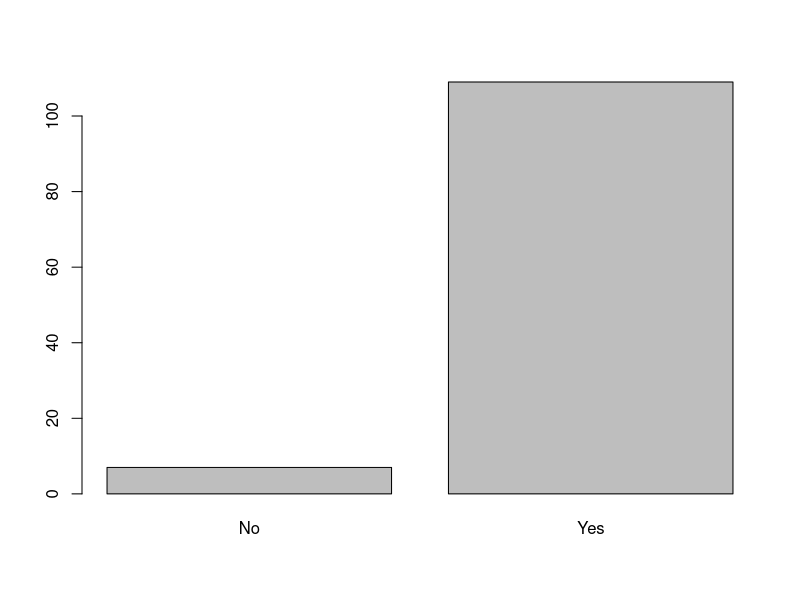
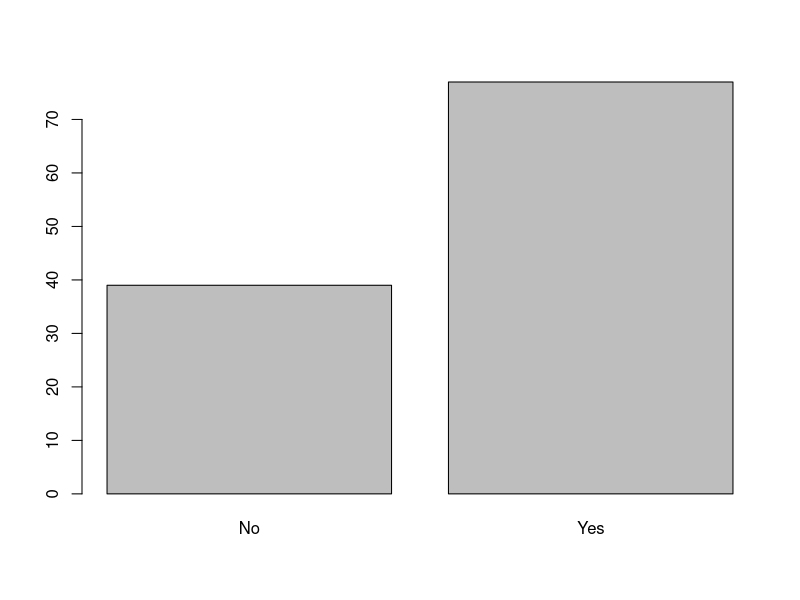
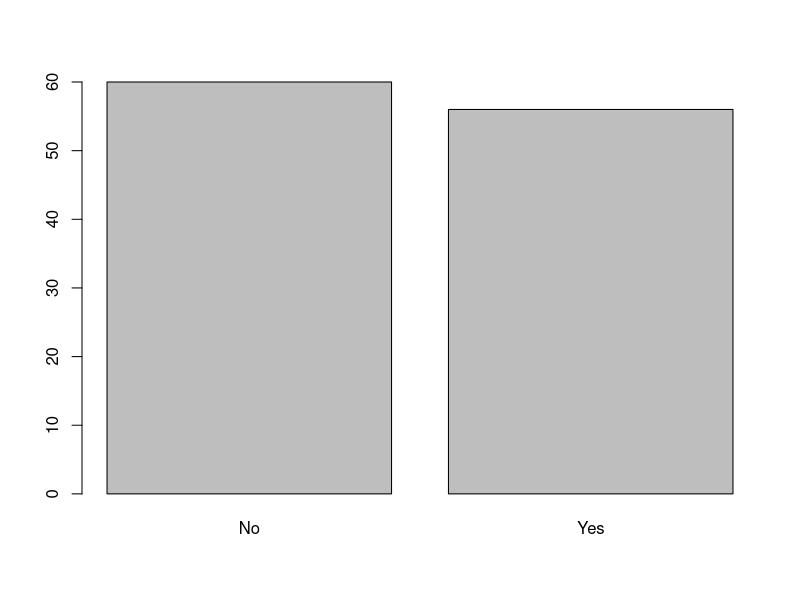
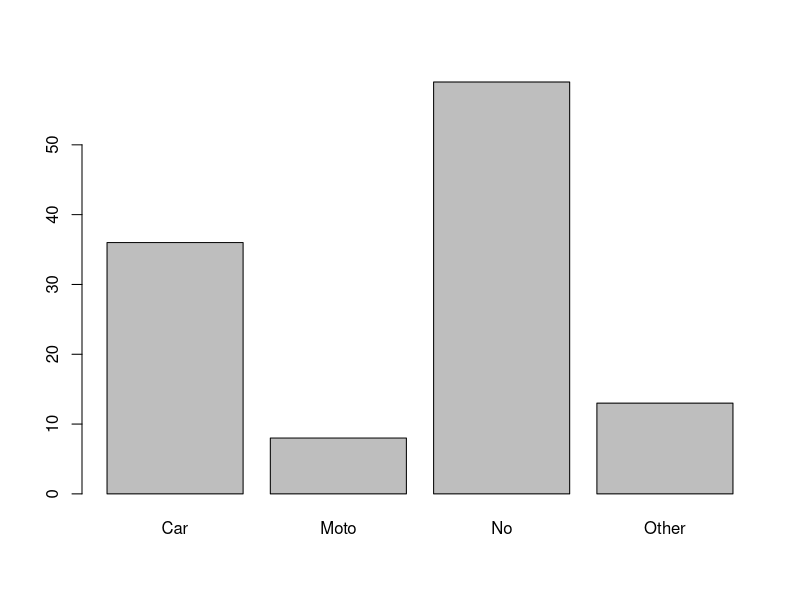
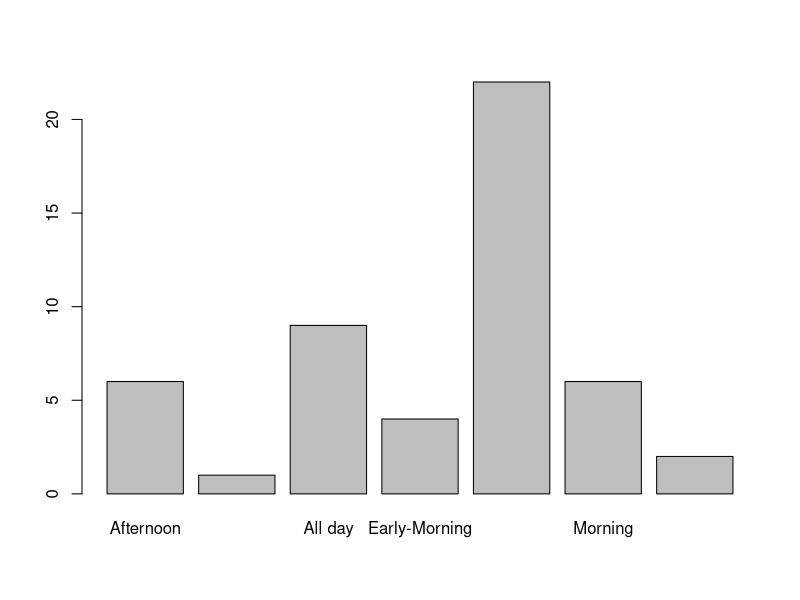
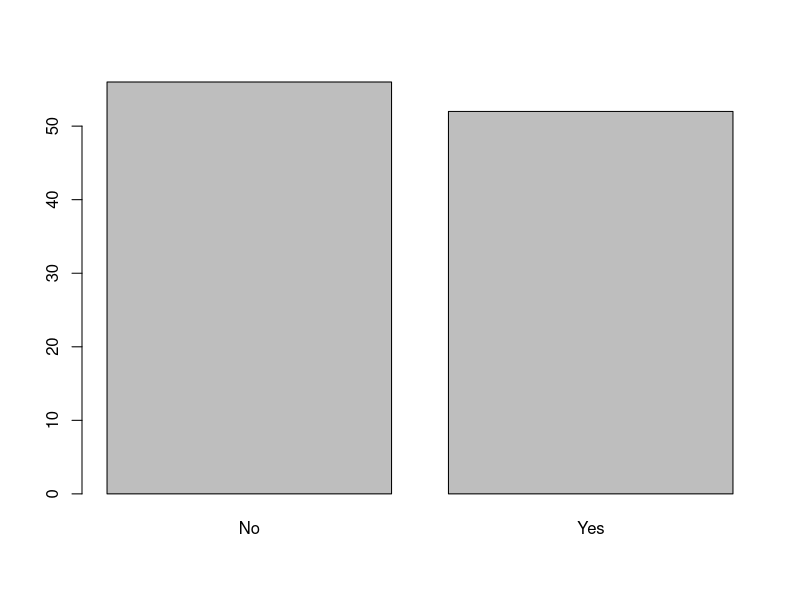
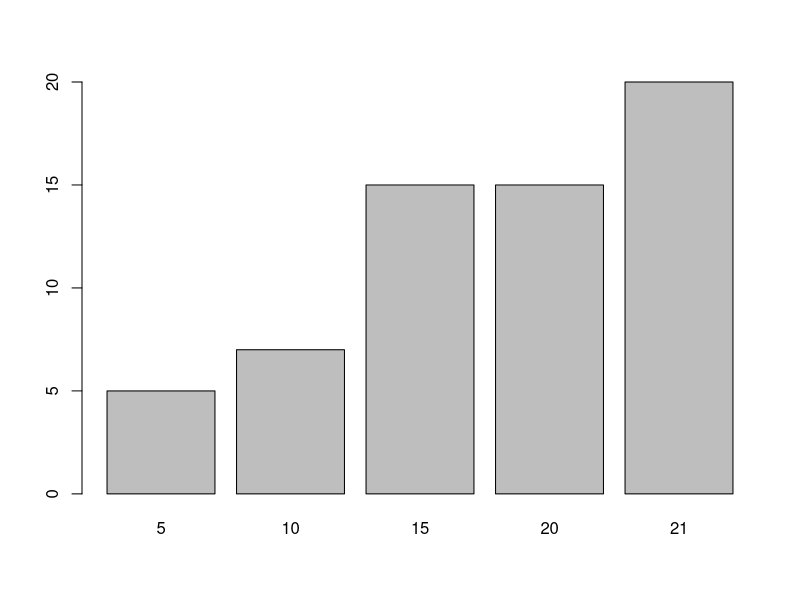

R code for these plots, in order:
setwd("/Users/Jaime/Desktop/Master/Statistics fot Data Analysis/CourseProject/Data/")

#realNames = c("License", "VehicleInProperty", "UseOfNewMobility", "KindOfNewMobility", "RangeOfHours", "LastTripDuration", "LastTripCost", "SlowVehiclesInRoad")

newMobility = read.csv("NewMobility.csv", sep=";", dec=",")#, col.names = realNames)
attach(newMobility)

parseUsageTime <- function(dataset){
  dataset$UsageTime <- dataset$X5Min
  dataset$UsageTime <- as.character(dataset$UsageTime)
  dataset[dataset$UsageTime == "Column 1",]$UsageTime <- as.numeric(5,0)
  dataset[dataset$X10Min == "Column 1",]$UsageTime <- as.numeric(10,0)
  dataset[dataset$X15Min == "Column 1",]$UsageTime <- as.numeric(15,0)
  dataset[dataset$X20Min == "Column 1",]$UsageTime <- as.numeric(20,0)
  dataset[dataset$X.20Min == "Column 1",]$UsageTime <- as.numeric(21.0)
  dataset$UsageTime[dataset$UsageTime == ""] <- NA
  dataset$X5Min <- NULL
  dataset$X10Min <- NULL
  dataset$X15Min <- NULL
  dataset$X20Min <- NULL
  dataset$X.20Min <- NULL
  dataset$UsageTime <- as.numeric(dataset$UsageTime)
  return(dataset)
}

newMobility <- parseUsageTime(newMobility)
newMobility$X <- NULL

parseTypeOfNewMobility <- function(dataset) {
  ### Codes for each class: 
  # No -> 'I don't use ant new mobility services'
  # Car -> 'Carsharing'
  # Moto -> 'Motorsharing'
  # Other -> 'Other (Lime, BiciMAD, etc)'
  dataset$TypeOfNewMobility <- as.character(dataset$TypeOfNewMobility)
  dataset[dataset$TypeOfNewMobility == "",]$TypeOfNewMobility <- "I don't use any new mobility servises"
  dataset[dataset$TypeOfNewMobility == "I don't use any new mobility servises",]$TypeOfNewMobility <- "No"
  dataset[dataset$TypeOfNewMobility == "Carsharing",]$TypeOfNewMobility <- "Car"
  dataset[dataset$TypeOfNewMobility == "Motosharing",]$TypeOfNewMobility <- "Moto"
  dataset[dataset$TypeOfNewMobility == "Other (Lime, BiciMAD, etc)",]$TypeOfNewMobility <- "Other"
  dataset$TypeOfNewMobility <- as.factor(dataset$TypeOfNewMobility)
  return(dataset)
}

newMobility <- parseTypeOfNewMobility(newMobility)

parseUsagePerMonth <- function(dataset) {
  dataset$UsagePerMonth <- as.character(dataset$UsagePerMonth)
  dataset$UsagePerMonth[dataset$UsagePerMonth == "Never"] <- 0
  dataset$UsagePerMonth[dataset$UsagePerMonth == "Nunca"] <- 0
  dataset$UsagePerMonth[dataset$UsagePerMonth == "None"] <- 0
  
  dataset$UsagePerMonth[dataset$UsagePerMonth == "Once every two months "] <- 0.5
  dataset$UsagePerMonth[dataset$UsagePerMonth == "Less than once a month "] <- 0.5
    
  dataset$UsagePerMonth[dataset$UsagePerMonth == "1 vez al mes"] <- 1
  dataset$UsagePerMonth[dataset$UsagePerMonth == "Once a month"] <- 1
  dataset$UsagePerMonth[dataset$UsagePerMonth == "Once"] <- 1
  dataset$UsagePerMonth[dataset$UsagePerMonth == "Monthly basis"] <- 1
  
  dataset$UsagePerMonth[dataset$UsagePerMonth == "Twice per month"] <- 2
  dataset$UsagePerMonth[dataset$UsagePerMonth == "It depends, but twice a month maybe "] <- 2
  dataset$UsagePerMonth[dataset$UsagePerMonth == "Two times "] <- 2
  dataset$UsagePerMonth[dataset$UsagePerMonth == "twice "] <- 2
  dataset$UsagePerMonth[dataset$UsagePerMonth == "Two days max"] <- 2
  dataset$UsagePerMonth[dataset$UsagePerMonth == "2-3 times"] <- 2
  
  dataset$UsagePerMonth[dataset$UsagePerMonth == "Three"] <- 3
  dataset$UsagePerMonth[dataset$UsagePerMonth == "3-4"] <- 3
  
  dataset$UsagePerMonth[dataset$UsagePerMonth == "Once a week"] <- 4
  dataset$UsagePerMonth[dataset$UsagePerMonth == "weekly"] <- 4
  dataset$UsagePerMonth[dataset$UsagePerMonth == "Weekly"] <- 4
  dataset$UsagePerMonth[dataset$UsagePerMonth == "Una vez a la semana "] <- 4
  dataset$UsagePerMonth[dataset$UsagePerMonth == "Every week "] <- 4
  
  dataset$UsagePerMonth[dataset$UsagePerMonth == "5 veces"] <- 5
  
  dataset$UsagePerMonth[dataset$UsagePerMonth == "Two time per week"] <- 8
  dataset$UsagePerMonth[dataset$UsagePerMonth == "20/month"] <- 20
  dataset$UsagePerMonth[dataset$UsagePerMonth == "25 days"] <- 25
  dataset$UsagePerMonth[dataset$UsagePerMonth == "Almost every day"] <- 25
  
  dataset$UsagePerMonth[dataset$UsagePerMonth == "30 times"] <- 30
  dataset$UsagePerMonth[dataset$UsagePerMonth == "8 veces por semana"] <- 30
  dataset$UsagePerMonth[dataset$UsagePerMonth == "Todos los d\303\255as "] <- 30
  dataset$UsagePerMonth[dataset$UsagePerMonth == "20 times a week"] <- 30
  
  dataset$UsagePerMonth[dataset$UsagePerMonth == "N/A"] <- NA
  dataset$UsagePerMonth[dataset$UsagePerMonth == "-"] <- NA
  dataset$UsagePerMonth[dataset$UsagePerMonth == ""] <- NA  
  dataset$UsagePerMonth[is.na(dataset$UsagePerMonth)] <- NA
  
  dataset$UsagePerMonth <- as.numeric(dataset$UsagePerMonth)
  return(dataset)
}

newMobility <- parseUsagePerMonth(newMobility)

unique(newMobility$CostLastTrip)

parseCost <- function(dataset) {
  dataset$CostLastTrip <- as.character(dataset$CostLastTrip)
  dataset$CostLastTrip[dataset$CostLastTrip == "Don\342\200\231t remember it "] <- NA
  dataset$CostLastTrip[dataset$CostLastTrip == "Don\342\200\231t remember"] <- NA
  dataset$CostLastTrip[is.na(dataset$CostLastTrip)] <- NA
  dataset$CostLastTrip[dataset$CostLastTrip == "Nothing"] <- NA
  dataset$CostLastTrip[dataset$CostLastTrip == "No"] <- NA
  dataset$CostLastTrip[dataset$CostLastTrip == ""] <- NA
  dataset$CostLastTrip[dataset$CostLastTrip == "-"] <- NA
  dataset$CostLastTrip <- as.numeric(dataset$CostLastTrip)
  return(dataset)
}

newMobility <- parseCost(newMobility)
#unique(newMobility$CostLastTrip)
#names(newMobility)

timeOfDay <- function(init, end) {
  init <- as.numeric(init)
  end <- as.numeric(end)
  result <- ""
  if ((init >= 0) && (end <= 6)) {
    # Early-Morning
    result <- "Early-Morning"
  } else if ((init >= 6) && (end <= 11)) {
    # Morning
    result <- "Morning"
  } else if (init >= 11) {
    # Afternoon
    if (end <= 17) {
      result <- "Afternoon"
    } else if (end <= 24) {
      result <- "Evening"
    }
  } else if (init >= 17) {
    # Evening
    if (end <= 21) {
      result <- "Evening"
    } else if ((end >= 21) && (end <= 24)) {
      # Night
      result <- "Night"
    }
  } else if ((init >= 21) && (end <= 24)) {
    # Night
    result <- "Night"
  } else {
    result <- "All day"
  }
  return(result)
} 

parseRangeOfHours <- function(dataset) {
  ### Values:
  # Early-Morning (00:00-6:00)
  # Morning (6:00-11:00)
  # Afternoon (12:00-17:00)
  # Evening (18:00-21:00)
  # Night (22:00-00:00)
  dataset$HourRange <- dataset$RangeOfHours
  dataset$HourRange <- as.character(dataset$HourRange)
  for (value in dataset$RangeOfHours) {
    dataset$RangeOfHours <- as.character(dataset$RangeOfHours)
    if (!is.na(value) && (value != "NA") && (value != "N/A")) {
      if (grepl("/", value)) {
        aux <- strsplit(value, "/")
        range1Init <- strsplit(strsplit(as.character(aux[[1]][1]), "-")[[1]][1], ":")[[1]][1]
        range1End <- strsplit(strsplit(as.character(aux[[1]][1]), "-")[[1]][2], ":")[[1]][1]
        range2Init <- strsplit(strsplit(as.character(aux[[1]][2]), "-")[[1]][1], ":")[[1]][1]
        range2End <- strsplit(strsplit(as.character(aux[[1]][2]), "-")[[1]][2], ":")[[1]][1]

        range1 <- timeOfDay(range1Init, range1End)
        range2 <- timeOfDay(range2Init, range2End)
        ranges <- paste(range1, range2, sep="/")
        
        dataset$HourRange[dataset$HourRange == value] <- ranges

      } else if (grepl("-", value)) {
        aux <- strsplit(value, "-")
        rangeInit <- strsplit(as.character(aux[[1]][1]), ":")[[1]][1]
        rangeEnd <- strsplit(as.character(aux[[1]][2]), ":")[[1]][1]
        
        range <- timeOfDay(rangeInit, rangeEnd)
        
        dataset$HourRange[dataset$HourRange == value] <- range
      }
    }
  }
  dataset$HourRange[dataset$HourRange == "Never"] <- NA
  dataset$HourRange[dataset$HourRange == "Nunca"] <- NA
  dataset$HourRange[dataset$HourRange == "N/A"] <- NA
  dataset$HourRange[dataset$HourRange == "No one range"] <- NA
  dataset$HourRange[is.na(dataset$HourRange)] <- NA
  dataset$HourRange[dataset$HourRange == ""] <- NA
  dataset$HourRange[dataset$HourRange == "Long trips"] <- "All day"
  dataset$HourRange <- as.factor(dataset$HourRange)
  return(dataset)
}

newMobility <- parseRangeOfHours(newMobility)

parseRight <- function(dataset) {
  dataset$RightSlowerVehicles <- as.character(dataset$RightSlowerVehicles)
  dataset$RightSlowerVehicles[dataset$RightSlowerVehicles == ""] <- NA
  dataset$RightSlowerVehicles <- as.factor(dataset$RightSlowerVehicles)
  return(dataset)
}

newMobility <- parseRight(newMobility)

## Variable Clasification
# DriversLicense -> Categorical/Qualitative Nominal
# VehicleInProperty -> Categorical/Qualitative Nominal
# UsesNewMobility -> Categorical/Qualitative Nominal
# TypeOfNewMobility -> Categorical/Qualitative Nominal
# UsagePerMonth -> Numerical Continuous
# UsageTime -> Categorical/Qualitative Ordinal
# RangeOfHours/HourRange -> Categorical/Qualitative Nominal
# CostLastTrip -> Numerical Continuous
# RightSlowerVehicles -> Categorical/Qualitative Nominal
##

describeQualitative <- function(qualitative) {
  print('Table: ')
  print(table(qualitative))
  print('Size: ') 
  print(sum(table(qualitative)))
  print('Frequency table: ')
  print(table(qualitative)/sum(table(qualitative)))
  barplot(table(qualitative))
}

names(newMobility)

describeQualitative(newMobility$DriversLicense)
describeQualitative(newMobility$VehicleInProperty)
describeQualitative(newMobility$UseNewMobility)
describeQualitative(newMobility$TypeOfNewMobility)
describeQualitative(newMobility$HourRange)
describeQualitative(newMobility$RightSlowerVehicles)
describeQualitative(newMobility$UsageTime)

